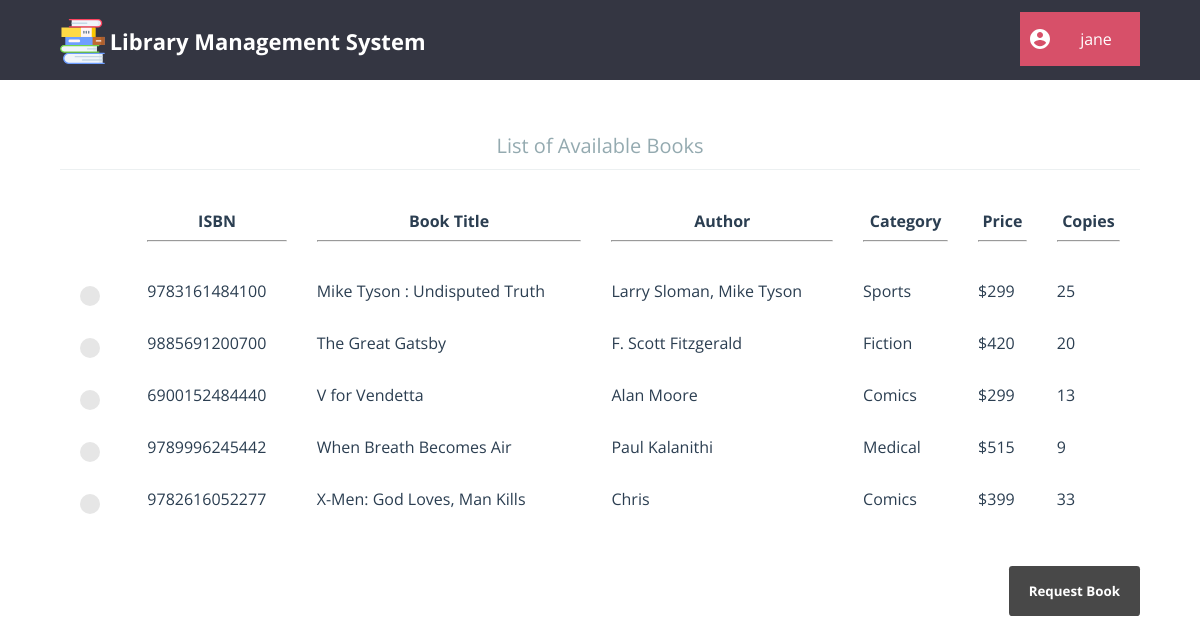
/member/home.php (signed in), run on the app's committed database.
### tables this page shows
CREATE TABLE `book` (
  `isbn` char(13) NOT NULL,
  `title` varchar(80) NOT NULL,
  `author` varchar(80) NOT NULL,
  `category` varchar(80) NOT NULL,
  `price` int(4) UNSIGNED NOT NULL,
  `copies` int(10) UNSIGNED NOT NULL
);

### member/home.php (the view, shortened to what this page needs)
<?php
	require "../db_connect.php";
	require "header_member.php";
?>
<html>
	<head>
		<link rel="stylesheet" type="text/css" href="../css/global_styles.css">
		<link rel="stylesheet" type="text/css" href="css/home_style.css">
		<link rel="stylesheet" type="text/css" href="../css/custom_radio_button_style.css">
	</head>
	<body>
		<?php
			$query = $con->prepare("SELECT * FROM book ORDER BY title");
			$query->execute();
			$result = $query->get_result();
			$rows = mysqli_num_rows($result);
			if($rows == 0)
				echo "<h2 align='center'>No books available</h2>";
			else
			{
				echo "<form class='cd-form' method='POST' action='#'>";
				echo "<center><legend>List of Available Books</legend></center>";
				echo "<table width='100%' cellpadding=10 cellspacing=10>";
				echo "<tr>
						<th></th>
						<th>ISBN<hr></th>
						<th>Book Title<hr></th>
						<th>Author<hr></th>
						<th>Category<hr></th>
						<th>Price<hr></th>
						<th>Copies<hr></th>
					</tr>";
				for($i=0; $i<$rows; $i++)
				{
					$row = mysqli_fetch_array($result);
					echo "<tr>
							<td>
								<label class='control control--radio'>
									<input type='radio' name='rd_book' value=".$row[0]." />
								<div class='control__indicator'></div>
							</td>";
					for($j=0; $j<6; $j++)
						if($j == 4)
							echo "<td>$".$row[$j]."</td>";
						else
							echo "<td>".$row[$j]."</td>";
					echo "</tr>";
				}
				echo "</table>";
				echo "<br /><br /><input type='submit' name='m_request' value='Request Book' />";
				echo "</form>";
			}
		?>
	</body>
</html>

### member/header_member.php (shortened to what this page needs)
<html>
	<head>
		<link rel="stylesheet" type="text/css" href="css/header_member_style.css" />
	</head>
	<body>
		<header>
			<div id="cd-logo">
				<a href="../">
					<img src="img/ic_logo2.svg" alt="Logo" width="45" height="45" />
					<p>Library Management System</p>
				</a>
			</div>
			<div class="dropdown">
				<button class="dropbtn">
					<p id="librarian-name"><?php echo $_SESSION['username'] ?></p>
				</button>
			</div>
		</header>
	</body>
</html>

### member/css/header_member_style.css (style rules this page uses)
html * { -webkit-font-smoothing: antialiased; -moz-osx-font-smoothing: grayscale; }
*, *:after, *:before { -webkit-box-sizing: border-box; -moz-box-sizing: border-box; box-sizing: border-box; }
body { font-size: 100%; font-family: "Open Sans", sans-serif; background-color: white; margin: 0; }
img { max-width: 100%; }
header { position: relative; height: 50px; background: #343642; }
header #cd-logo { float: left; margin: 0 0 0 5%; -webkit-transform-origin: 0 50%; -moz-transform-origin: 0 50%; -ms-transform-origin: 0 50%; -o-transform-origin: 0 50%; transform-origin: 0 50%; -webkit-transform: scale(0.8); -moz-transform: scale(0.8); -ms-transform: scale(0.8); -o-transform: scale(0.8); transform: scale(0.8); }
header #cd-logo img, header #cd-logo p { display: inline-block; vertical-align: middle; }
header #cd-logo p { font-size: 2.2rem !important; color: #ffffff; font-weight: bold; font-size: 1.4rem; }
header::after { content: ""; display: table; clear: both; }
header a { text-decoration: none; }
@media only screen and (min-width: 768px) { header { height: 80px; } }
@media only screen and (min-width: 768px) { header #cd-logo { margin: 4px 0 0 5%; -webkit-transform: scale(1); -moz-transform: scale(1); -ms-transform: scale(1); -o-transform: scale(1); transform: scale(1); } }
.dropbtn { background: url("../img/ic_member.svg") no-repeat 8px center; background-color: #d75069; margin-top: 10%; color: white; min-width: 120px; padding: 0 8px 0 8px; font-size: 16px; font-family: "Open Sans", sans-serif; border: none; cursor: pointer; }
#librarian-name { margin-left: 32px; }
.dropdown { position: relative; display: inline-block; float: right; margin-right: 5%; }

### css/global_styles.css (style rules this page uses)
*, *::after, *::before { -webkit-box-sizing: border-box; -moz-box-sizing: border-box; box-sizing: border-box; }
html { font-size: 62.5%; }
body { font-size: 1.8rem; font-family: "Open Sans", sans-serif; color: #2b3e51; background-color: #ffffff; }

### member/css/home_style.css (style rules this page uses)
.cd-form { width: 90%; max-width: 1200px; margin: 4em auto; font-size: 1.3rem; color: #94aab0; margin-bottom: 10px; display: block; }
.cd-form::after { clear: both; content: ""; display: table; }
.cd-form legend { padding-bottom: 10px; margin-bottom: 20px; font-size: 2rem; border-bottom: 1px solid #ecf0f1; display: block; width: 100%; -webkit-appearance: none; -moz-appearance: none; -ms-appearance: none; -o-appearance: none; appearance: none; }
.cd-form input[type="submit"] { border: none; background: #484848; border-radius: 0.25em; padding: 16px 20px; color: #ffffff; font-family: "Open Sans", sans-serif; font-weight: bold; float: right; cursor: pointer; -webkit-font-smoothing: antialiased; -moz-osx-font-smoothing: grayscale; -webkit-appearance: none; -moz-appearance: none; -ms-appearance: none; -o-appearance: none; appearance: none; }

### css/custom_radio_button_style.css (style rules this page uses)
.control { font-size: 18px; position: relative; display: block; margin-bottom: 15px; padding-left: 30px; cursor: pointer; }
.control__indicator { position: absolute; top: 2px; left: 0; width: 20px; height: 20px; background: #e6e6e6; }
.control--radio .control__indicator { border-radius: 50%; }
.control__indicator:after { position: absolute; display: none; content: ''; }
.control--radio .control__indicator:after { top: 7px; left: 7px; width: 6px; height: 6px; border-radius: 50%; background: #ffffff; }

### data on the page
book: isbn "9783161484100", title "Mike Tyson : Undisputed Truth", author "Larry Sloman, Mike Tyson", category "Sports", price "299", copies "25"
book: isbn "9885691200700", title "The Great Gatsby", author "F. Scott Fitzgerald", category "Fiction", price "420", copies "20"
book: isbn "6900152484440", title "V for Vendetta", author "Alan Moore", category "Comics", price "299", copies "13"
book: isbn "9789996245442", title "When Breath Becomes Air", author "Paul Kalanithi", category "Medical", price "515", copies "9"
book: isbn "9782616052277", title "X-Men: God Loves, Man Kills", author "Chris", category "Comics", price "399", copies "33"

### other printed values
$_SESSION['username'] "jane"
